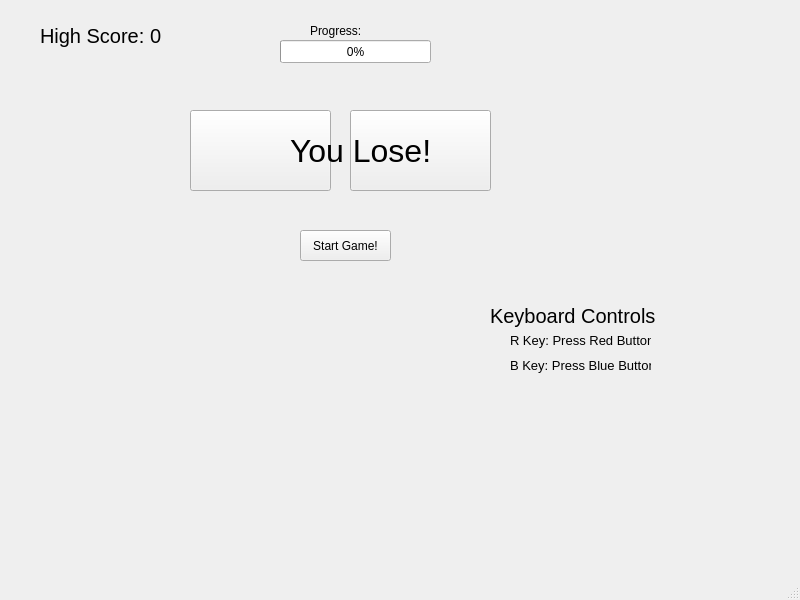
<?xml version="1.0" encoding="UTF-8"?>
<ui version="4.0">
 <class>View</class>
 <widget class="QMainWindow" name="View">
  <property name="geometry">
   <rect>
    <x>0</x>
    <y>0</y>
    <width>800</width>
    <height>600</height>
   </rect>
  </property>
  <property name="windowTitle">
   <string>View</string>
  </property>
  <widget class="QWidget" name="centralwidget">
   <widget class="QPushButton" name="StartButton">
    <property name="enabled">
     <bool>true</bool>
    </property>
    <property name="geometry">
     <rect>
      <x>300</x>
      <y>230</y>
      <width>91</width>
      <height>31</height>
     </rect>
    </property>
    <property name="text">
     <string>Start Game!</string>
    </property>
   </widget>
   <widget class="QPushButton" name="BlueButton">
    <property name="geometry">
     <rect>
      <x>350</x>
      <y>110</y>
      <width>141</width>
      <height>81</height>
     </rect>
    </property>
    <property name="text">
     <string/>
    </property>
   </widget>
   <widget class="QPushButton" name="RedButton">
    <property name="geometry">
     <rect>
      <x>190</x>
      <y>110</y>
      <width>141</width>
      <height>81</height>
     </rect>
    </property>
    <property name="text">
     <string/>
    </property>
   </widget>
   <widget class="QLabel" name="ProgressLabel">
    <property name="geometry">
     <rect>
      <x>310</x>
      <y>20</y>
      <width>51</width>
      <height>21</height>
     </rect>
    </property>
    <property name="text">
     <string>Progress:</string>
    </property>
   </widget>
   <widget class="QProgressBar" name="ProgressBar">
    <property name="geometry">
     <rect>
      <x>280</x>
      <y>40</y>
      <width>151</width>
      <height>23</height>
     </rect>
    </property>
    <property name="value">
     <number>0</number>
    </property>
    <property name="format">
     <string>%p%</string>
    </property>
   </widget>
   <widget class="QLabel" name="LoseLabel">
    <property name="geometry">
     <rect>
      <x>290</x>
      <y>110</y>
      <width>191</width>
      <height>81</height>
     </rect>
    </property>
    <property name="font">
     <font>
      <pointsize>24</pointsize>
     </font>
    </property>
    <property name="text">
     <string>You Lose!</string>
    </property>
   </widget>
   <widget class="QLabel" name="HighScoreLabel">
    <property name="geometry">
     <rect>
      <x>40</x>
      <y>20</y>
      <width>141</width>
      <height>31</height>
     </rect>
    </property>
    <property name="font">
     <font>
      <pointsize>15</pointsize>
     </font>
    </property>
    <property name="text">
     <string>High Score: </string>
    </property>
   </widget>
   <widget class="QLabel" name="HighScoreVar">
    <property name="geometry">
     <rect>
      <x>150</x>
      <y>20</y>
      <width>71</width>
      <height>31</height>
     </rect>
    </property>
    <property name="font">
     <font>
      <pointsize>15</pointsize>
     </font>
    </property>
    <property name="text">
     <string>0</string>
    </property>
   </widget>
   <widget class="QLabel" name="InstructionLabel">
    <property name="geometry">
     <rect>
      <x>490</x>
      <y>280</y>
      <width>171</width>
      <height>71</height>
     </rect>
    </property>
    <property name="font">
     <font>
      <pointsize>15</pointsize>
     </font>
    </property>
    <property name="text">
     <string>Keyboard Controls</string>
    </property>
   </widget>
   <widget class="QLabel" name="ControlLabelRed">
    <property name="geometry">
     <rect>
      <x>510</x>
      <y>310</y>
      <width>141</width>
      <height>61</height>
     </rect>
    </property>
    <property name="font">
     <font>
      <pointsize>10</pointsize>
     </font>
    </property>
    <property name="text">
     <string>R Key: Press Red Button</string>
    </property>
   </widget>
   <widget class="QLabel" name="ControlLabelBlue">
    <property name="geometry">
     <rect>
      <x>510</x>
      <y>340</y>
      <width>141</width>
      <height>51</height>
     </rect>
    </property>
    <property name="font">
     <font>
      <pointsize>10</pointsize>
     </font>
    </property>
    <property name="text">
     <string>B Key: Press Blue Button</string>
    </property>
   </widget>
  </widget>
  <widget class="QMenuBar" name="menubar">
   <property name="geometry">
    <rect>
     <x>0</x>
     <y>0</y>
     <width>800</width>
     <height>17</height>
    </rect>
   </property>
  </widget>
  <widget class="QStatusBar" name="statusbar"/>
 </widget>
 <resources/>
 <connections/>
</ui>
